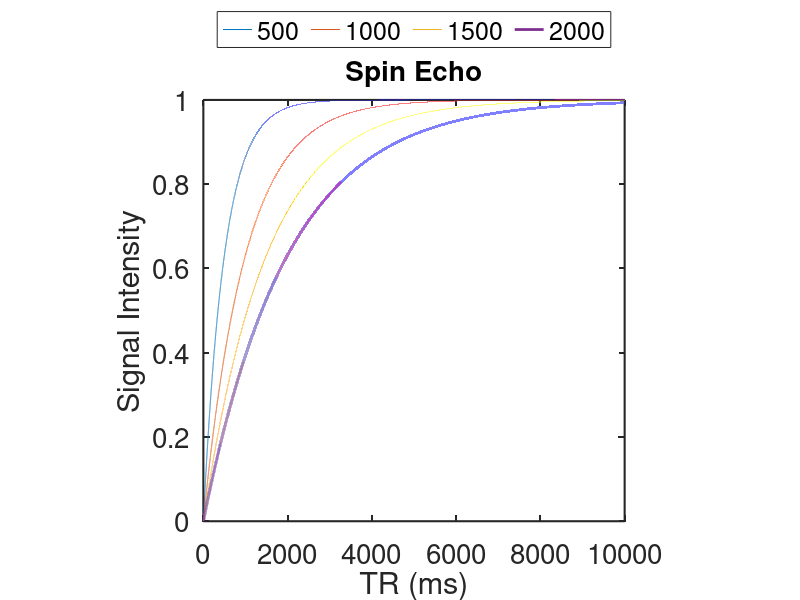

MATLAB code for this plot: (Note: this script raises an error after producing the figure.)
%% Matlab Monday 04
% November 11, 2019
% 
% (1) K-space example

clear all; close all; clc;
load matlab_monday_04.mat
res_x = 1; % mm
res_y = 1; % mm

[sy,sx] = size(kspace);
kx = (1/(sx/10))*((1:sx)-sx/2);
ky = kx;
imagesc(kx,ky,abs(kspace)); axis image;
xlabel('k_x (cm^-^1)','FontSize',20)
ylabel('k_y (cm^-^1)','FontSize',20)
set(gca,'FontSize',15,'LineWidth',2)
title('K-space','FontSize',20)
%% 
% (1.1) Let's take the log of k-space to get a better view of what is happening

imagesc(kx,ky,log10(abs(kspace))); axis image;
xlabel('k_x (cm^-^1)','FontSize',20)
ylabel('k_y (cm^-^1)','FontSize',20)
set(gca,'FontSize',15,'LineWidth',2)
title('log(K-space)','FontSize',20)
%% 
% (2) How do we get the image back out of this?

% First take the inverse fourier transform, then take absolute value

image = abs((ifft2(kspace,1000,1000)));
imagesc(image); axis image; colormap gray
xlabel('Position (cm)','FontSize',20)
ylabel('Position (cm)','FontSize',20)
title('T2-w MRI','FontSize',20)
set(gca,'FontSize',15,'LineWidth',2)

%% 
% (3) What happens when part of k-space is missing?

kspace2 = kspace;
kspace2(1:(sy/3),:) = 0;
kspace2((2*sy/3):end,:) = 0;
kspace2(:,1:(sx/3)) = 0;
kspace2(:,(2*sx/3):end) = 0;
imagesc(kx,ky,log(abs(kspace2))); axis image;
xlabel('k_x (cm^-^1)','FontSize',20)
ylabel('k_y (cm^-^1)','FontSize',20)
set(gca,'FontSize',15,'LineWidth',2)
title('K-space','FontSize',20)

image = abs((ifft2(kspace2)));
imagesc((1:sx)/10,(1:sy)/10,image); axis image; colormap gray
xlabel('Position (cm)','FontSize',20)
ylabel('Position (cm)','FontSize',20)
title('T2-w MRI','FontSize',20)
set(gca,'FontSize',15,'LineWidth',2)
%% 
% (4) Gradient Echo Signal Equation

S0 = 1; % maximum signal
S_ge = @(TR,alpha,T1) S0*(sind(alpha)*(1-exp(-TR/T1)))./(1-(cosd(alpha)*exp(-TR/T1)));

TR  = 200; %ms
T1  = [500 1000 1500 2000]; % ms;
alpha = [0:.1:100];
figure(1)
plot(alpha,S_ge(TR,alpha,T1(1)),alpha,S_ge(TR,alpha,T1(2)),alpha,S_ge(TR,alpha,T1(3)),...
    alpha,S_ge(TR,alpha,T1(4)),'LineWidth',2); axis square
xlabel('Flip Angle (deg)','FontSize',20)
ylabel('Signal Intensity','FontSize',20)
set(gca,'FontSize',20,'LineWidth',1.5)
legend(num2str(T1(1)),num2str(T1(2)),num2str(T1(3)),num2str(T1(4)),'Location','northoutside','Orientation','horizontal')
title('Gradient Echo','FontSize',20)

figure(2)
TR  = [1:0.1:2000]; %ms
T1  = [500 1000 1500 2000]; % ms;
alpha = [50];
figure(1)
plot(TR,S_ge(TR,alpha,T1(1)),TR,S_ge(TR,alpha,T1(2)),TR,S_ge(TR,alpha,T1(3)),...
    TR,S_ge(TR,alpha,T1(4)),'LineWidth',2); axis square
xlabel('TR (ms)','FontSize',20)
ylabel('Signal Intensity','FontSize',20)
set(gca,'FontSize',20,'LineWidth',1.5)
title('Gradient Echo','FontSize',20)
legend(num2str(T1(1)),num2str(T1(2)),num2str(T1(3)),num2str(T1(4)),'Location','northoutside','Orientation','horizontal')


%% 
% (5) Spin Echo Signal Equation

S0 = 1; % maximum signal
S_se = @(TR,T1) S0*(1-exp(-TR/T1));


figure(1)
TR  = [1:0.1:10000]; %ms
T1  = [500 1000 1500 2000]; % ms;
figure(1)
plot(TR,S_se(TR,T1(1)),TR,S_se(TR,T1(2)),TR,S_se(TR,T1(3)),...
    TR,S_se(TR,T1(4)),'LineWidth',2); axis square
xlabel('TR (ms)','FontSize',20)
ylabel('Signal Intensity','FontSize',20)
set(gca,'FontSize',20,'LineWidth',1.5)
title('Spin Echo','FontSize',20)
legend(num2str(T1(1)),num2str(T1(2)),num2str(T1(3)),num2str(T1(4)),'Location','northoutside','Orientation','horizontal')
%% 
% LSQcurvefit example

params = [500 2];
options = optimset('TolFun',1e-12,'TolX',1e-12);
options = optimset('Display','off');
options = optimset(options,'MaxIter',150,'MaxFunEval',2000);

xdata = 0:1:90;  % measurement points
TR = 10;
truth = sample_function(params,xdata,TR);  % create data for learning purposes
plot(xdata,truth)  % plot that
%%
params_guess = [200 90];
params_fit = lsqcurvefit('sample_function',params_guess,xdata,truth,[],[],options,TR);


plot(xdata,truth,'.',xdata,sample_function(params_fit,xdata,TR))